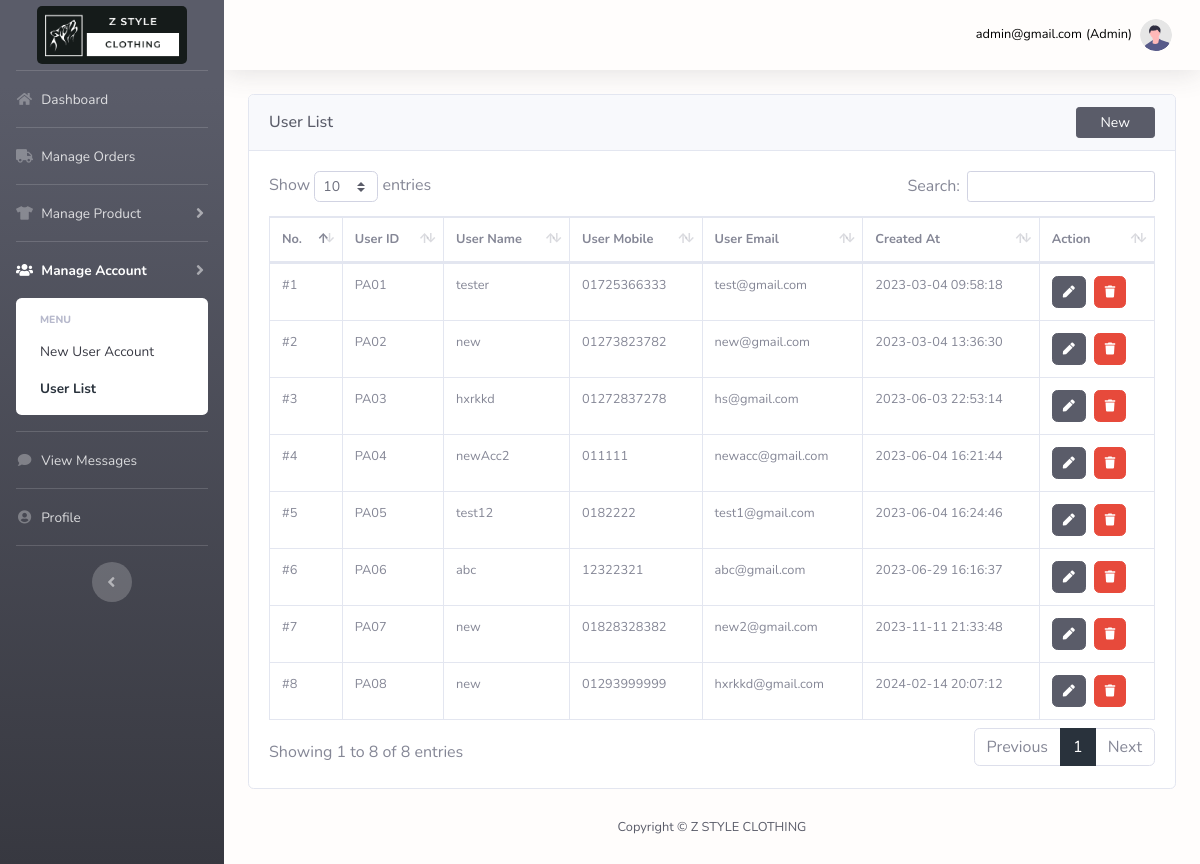
Page /admin/user.php (signed in) on the committed database.
### tables this page shows
CREATE TABLE `user` (
  `user_id` int(11) NOT NULL,
  `user_email` varchar(255) NOT NULL,
  `user_name` varchar(255) NOT NULL,
  `user_password` varchar(255) NOT NULL,
  `user_contact` varchar(255) NOT NULL,
  `user_delivery` text,
  `user_created` datetime NOT NULL
);

### admin/user.php (the view, shortened to what this page needs)
<?php
    include 'dbcon.php';
 ?>
<!DOCTYPE html>
<html lang="en">
<head>
    <link href="vendor/fontawesome-free/css/all.min.css" rel="stylesheet" type="text/css">
    <link href="css/style.css" rel="stylesheet">
    <link href="vendor/datatables/dataTables.bootstrap4.min.css" rel="stylesheet">
</head>
<body id="page-top">
    <div id="wrapper">
        <?php include 'component/sidebar.php'; ?>
        <div id="content-wrapper" class="d-flex flex-column">
            <div id="content">
                <?php include 'component/navbar.php'; ?>
                <div class="container-fluid" id="form-table">
                    <div class="card">
                        <div class="card-header">
                            <div class="d-flex align-items-center justify-content-between">
                                <h1 class="h3 mb-0 text-gray-800 display-7">User List</h1>
                                <a class="btn btn-dark btn-add mb-0 px-4 btn-sm" href="new-user.php">New</a>
                            </div>
                        </div>
                        <div class="card-body" style="overflow: auto;">
                                <table class="table table-bordered" id="tableData" width="100%" cellspacing="0">
                                    <thead>
                                        <tr>
                                            <th>No.</th>
                                            <th>User ID</th>
                                            <th>User Name</th>
                                            <th>User Mobile</th>
                                            <th>User Email</th>
                                            <th>Created At</th>
                                            <th>Action</th>
                                        </tr>
                                    </thead>
                                    <tbody>
                                        <?php
                                            $sql = "SELECT * FROM user";
                                            $result = mysqli_query($conn, $sql);
                                            if(mysqli_num_rows($result) > 0){
                                                $count = 1;
                                                while($rows = mysqli_fetch_assoc($result)){
                                        ?>
                                                <tr>
                                                    <td>#<?php echo $count; ?></td>
                                                    <td>PA0<?php echo $rows['user_id']; ?></td>
                                                    <td><?php echo $rows['user_name']; ?></td>
                                                    <td><?php echo $rows['user_contact']; ?></td>
                                                    <td><?php echo $rows['user_email']; ?></td>
                                                    <td><?php echo $rows['user_created']; ?></td>
                                                    <td>
                                                        <div class="d-flex align-items-center">
                                                            <a class="btn btn-dark  btnIcon py-2-5" href="edit-user.php?eid=<?php echo $rows['user_id'] ?>" data-bs-toggle="tooltip" data-bs-placement="top" title="Edit"><i class="fas fa-pen"></i></a>
                                                             <a class="btn btn-danger btnIcon py-2-5 ml-2" href="user.php?did=<?php echo $rows['user_id'] ?>" onclick="javascript:return confirm('Confirm to delete user info?')" data-bs-toggle="tooltip" data-bs-placement="top" title="Delete"><i class="fas fa-trash"></i></a>
                                                        </div>
                                                    </td>
                                                    <?php $count++; ?>
                                                </tr>
                                                <?php } ?>
                                        <?php }else{ ?>
                                        <?php } ?>
                                    </tbody>
                                </table>
                        </div>
                    </div>
                </div>
            </div>
            <?php include 'component/footer.php' ?>
        </div>
    </div>
</body>
</html>

### rows in the picture
user: user_id "1", user_name "tester", user_contact "01725366333", user_email "test@gmail.com", user_created "2023-03-04 09:58:18"
user: user_id "2", user_name "new", user_contact "01273823782", user_email "new@gmail.com", user_created "2023-03-04 13:36:30"
user: user_id "3", user_name "hxrkkd", user_contact "01272837278", user_email "hs@gmail.com", user_created "2023-06-03 22:53:14"
user: user_id "4", user_name "newAcc2", user_contact "011111", user_email "newacc@gmail.com", user_created "2023-06-04 16:21:44"
user: user_id "5", user_name "test12", user_contact "0182222", user_email "test1@gmail.com", user_created "2023-06-04 16:24:46"
user: user_id "6", user_name "abc", user_contact "12322321", user_email "abc@gmail.com", user_created "2023-06-29 16:16:37"
user: user_id "7", user_name "new", user_contact "01828328382", user_email "new2@gmail.com", user_created "2023-11-11 21:33:48"
user: user_id "8", user_name "new", user_contact "01293999999", user_email "hxrkkd@gmail.com", user_created "2024-02-14 20:07:12"

### other values in the picture
$uemail "admin@gmail.com"
$role "Admin"
